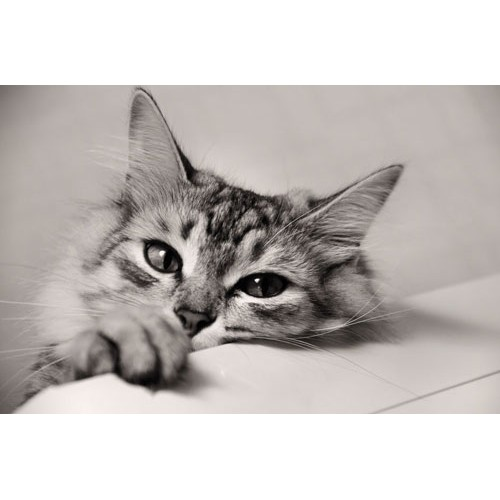
%> input picture SVD/koshka.jpg, 500 x 500 px
$ octave compressImage.m   (GNU Octave 9; MATLAB toolbox functions it lacks are replaced by stand-ins)
%> lines starting %> are read from the running program, lines starting %| are printed output that depends on the picture
clearvars
close
clc

A=imread('koshka.jpg');
%> A is the input picture: size 500x500x3 uint8; mean R, G, B 198.1, 193.2, 190.9
A=rgb2gray(A); % Convert color image to B/W
%> A: size 500x500 uint8
[m,n]=size(A);
%> m = 500; n = 500
storageA=m*n;
%> storageA = 250000
A=double(A);
%> A: size 500x500 double
r = rank(A);
%> r = 337

[U,S,V]=svd(A);
k=[5,25,50,75,100];
storage=k;
q=length(k);
total=m*n; %*ones(1,q);
%> total = 250000

for i=1:q
    X=U(:,1:k(i))*S(1:k(i),1:k(i))*(V(:,1:k(i)))';
    storage(i)=k(i)*(m+n+1);
    ratio(i) = 100*storage(i)/total; %(i);
    figure(i)
    imshow(uint8(X));
    str=sprintf('#Singular values: %d (de %d)',k(i),r);
    title(str);
    fprintf('#SV: %d (of %d). Intro to continue...\n',k(i),r);
    pause
end
%> this loop made 5 passes
%> str on passes 1 to 5: '#Singular values: 5 (de 337)', '#Singular values: 25 (de 337)', '#Singular values: 50 (de 337)', '#Singular values: 75 (de 337)', '#Singular values: 100 (de 337)'
%> (printed output is left out)
%> pass 1, `imshow(uint8(X));`:
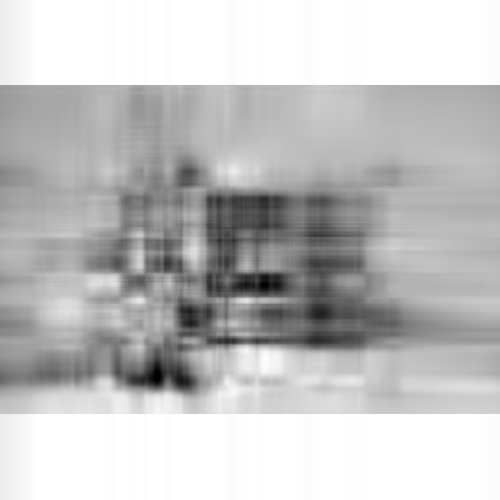
%> displayed picture: size 500x500, on the screen's scale of 0 to 255; min 0, max 255, mean 194
%> pass 2, `imshow(uint8(X));`:
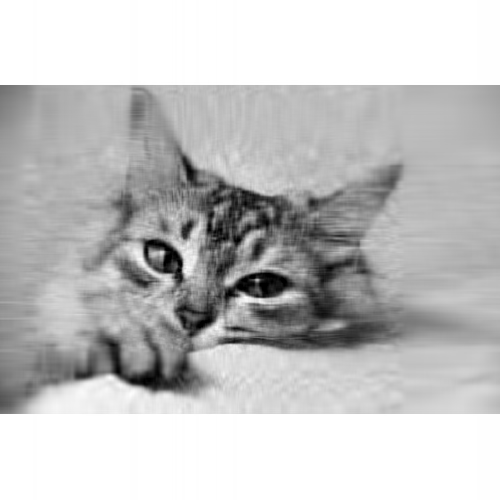
%> displayed picture: size 500x500, on the screen's scale of 0 to 255; min 0, max 255, mean 194.3; mean of the top-left, top-right, bottom-left and bottom-right quarters 192.7, 199.6, 190.8, 194.1
%> after the loop, ratio = [2 10.01 20.02 30.03 40.04]; storage = [5005 25025 50050 75075 100100]

fprintf('#Components (pixels in B/W) of the image: %d (%d x %d)\n', ...
    storageA, m, n)
%| #Components (pixels in B/W) of the image: 250000 (500 x 500)
fprintf('%5s%15s%12s\n','#SV','#Components','Ratio (%)');
fprintf('%5d%15d%12.2f\n',[k; storage; ratio]);
%|     5           5005        2.00
%|    25          25025       10.01
%|    50          50050       20.02
%|    75          75075       30.03
%|   100         100100       40.04

q=q+1;
figure(q)
imshow(uint8(A));
title('Original photography in B/W');

display('Intro to close all windows...');
pause
close(1:q);

fprintf('Important Notice: ')
fprintf('No animals were harmed in the making of this script.\n')
